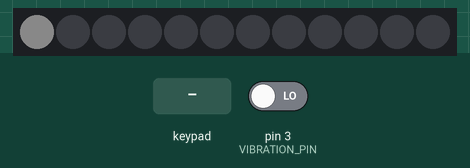
Bench run of a sketch on a simulated Arduino Uno, built with avr-gcc and run on an emulated ATmega328P. Parts: 12 RGB LEDs in strip order, left to right. The inputs (shaded band) are chosen by the test bench; at power-on: pin 3 (VIBRATION_PIN) LOW. Dim RGB values are drawn brighter than linear; what the sketch prints to the serial monitor is not drawn.

Above: at 1.5 s.
1.6 s: key 'X' pressed
At 2.8 s:
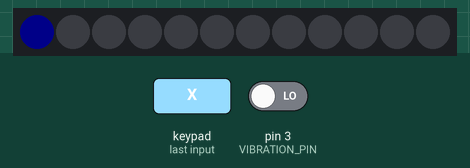
3.2 s: key 'O' pressed
At 4.3 s:
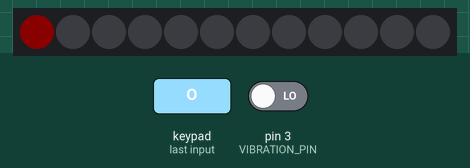
4.8 s: key 'T' pressed
At 5.7 s:
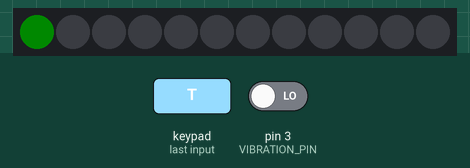
6.4 s: key '+' pressed
At 7.4 s:
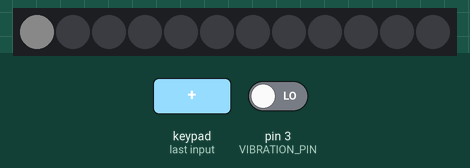
Timing chart, 0 to 9.2 s (numbered marks = the images above; inputs shaded):
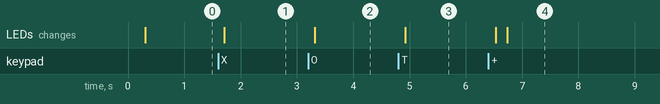

Measured:
- after the input at 1.6 s, the LEDs: change after 0.11 s (image 1)
- after the input at 3.2 s, the LEDs: change after 0.12 s (image 2)
- after the input at 4.8 s, the LEDs: change after 0.12 s (image 3)
- after the input at 6.4 s, the LEDs: first change after 0.13 s (image 4 shows a later state)

The sketch:

Neopixel_PS2.ino
```cpp
/*-------------------------------------*/
/*
Erschütterungssensor
  DO: 3

Neopixel
  IN: 2
*/
/*-------------------------------------*/

//PS2 Controller
#include <PS2X_lib.h>  //for v1.6

#define PS2_DAT        13  //14
#define PS2_CMD        11  //15
#define PS2_SEL        10  //16
#define PS2_CLK        12  //17

PS2X ps2x; // create PS2 Controller Class
int error = 0;
byte type = 0;
byte vibration = 0;

//Neopixel
#include <Adafruit_NeoPixel.h>
#ifdef __AVR__
#include <avr/power.h>
#endif
#define PIN 2 // Hier wird angegeben, an welchem digitalen Pin die WS2812 LEDs bzw. NeoPixel angeschlossen sind
#define NUMPIXELS 12 // Hier wird die Anzahl der angeschlossenen WS2812 LEDs bzw. NeoPixel angegeben
Adafruit_NeoPixel pixels = Adafruit_NeoPixel(NUMPIXELS, PIN, NEO_GRB + NEO_KHZ800);

int pos = 0;
int red = 10;
int green = 10;
int blue = 10;

int brightness = 10;
int old_brightness = 0;

//Erschütterung
#define VIBRATION_PIN 3

void setup(){

  Serial.begin(57600);

  // wait until serial port opens for native USB devices
  while (! Serial) {
    delay(1);
  }

  //ps2-Controller

  delay(300);  //added delay to give wireless ps2 module some time to startup, before configuring it

  //setup pins and settings: GamePad(clock, command, attention, data, Pressures?, Rumble?) check for error
  error = ps2x.config_gamepad(PS2_CLK, PS2_CMD, PS2_SEL, PS2_DAT, false, true);

  if(error == 0){
    Serial.print("Found Controller, configured successful ");
  }
  else if(error == 1)
    Serial.println("No controller found, check wiring, see readme.txt to enable debug. visit www.billporter.info for troubleshooting tips");

  else if(error == 2)
    Serial.println("Controller found but not accepting commands. see readme.txt to enable debug. Visit www.billporter.info for troubleshooting tips");

  else if(error == 3)
    Serial.println("Controller refusing to enter Pressures mode, may not support it. ");

  type = ps2x.readType();

  switch(type) {
    case 0:
      Serial.println("Unknown Controller type found ");
      break;
    case 1:
      Serial.println("DualShock Controller found ");
      break;
    case 2:
      Serial.println("GuitarHero Controller found ");
      break;
  case 3:
      Serial.println("Wireless Sony DualShock Controller found ");
      break;
   }

  //Neopixel
  pixels.begin();

  //Erschütterung
  pinMode(VIBRATION_PIN, INPUT);

}

void loop(){

  pixels.setPixelColor(pos, pixels.Color(0,0,0));

  ps2x.read_gamepad(false, vibration);

  int x = ps2x.Analog(PSS_LX);
  int y = ps2x.Analog(PSS_LY);

  //LED-Position ändern
  if(x > 140){

    if(pos == 11){
      pos = 0;
    }
    else{
      pos = pos + 1;
    }
  }
  else if(x < 116){
    if(pos == 0){
      pos = 11;
    }
    else{
      pos = pos - 1;
    }
  }

  //LED-Farbe ändern
  if(ps2x.Button(PSB_TRIANGLE)){
    resetColors();
    green = brightness;
  }

  else if(ps2x.Button(PSB_CIRCLE)){
    resetColors();
    red = brightness;
  }

  else if(ps2x.Button(PSB_CROSS)){
    resetColors();
    blue = brightness;
  }

  //LED-Helligkeit ändern
  if(ps2x.Button(PSB_PAD_UP)){
    if(brightness < 250){
      brightness = brightness + 10;
      updateColors();
    }
  }
  else if(ps2x.Button(PSB_PAD_DOWN)){
    if(brightness > 10){
      brightness = brightness - 10;
      updateColors();
    }
  }

  //An- oder ausschalten
  if(ps2x.Button(PSB_START)){
    if(brightness != 0){
        old_brightness = brightness;
        brightness = 0;
        resetColors();
    }
    else {
      brightness = old_brightness;
      setWhite();
    }
  }

  pixels.setPixelColor(pos, pixels.Color(red, green, blue));

  pixels.show();

  //Erschütterung
  if(digitalRead(VIBRATION_PIN) == HIGH){
      vibration = 100;
  }
  else{
    vibration = 0;
  }

  delay(200);

}

void resetColors(){

  red = 0;
  green = 0;
  blue = 0;

}

void updateColors(){
  if(red != 0){
    red = brightness;
  }
  if(green != 0){
    green = brightness;
  }
  if(blue != 0){
    blue = brightness;
  }
}

void setWhite(){
  red = brightness;
  green = brightness;
  blue = brightness;
}
```
